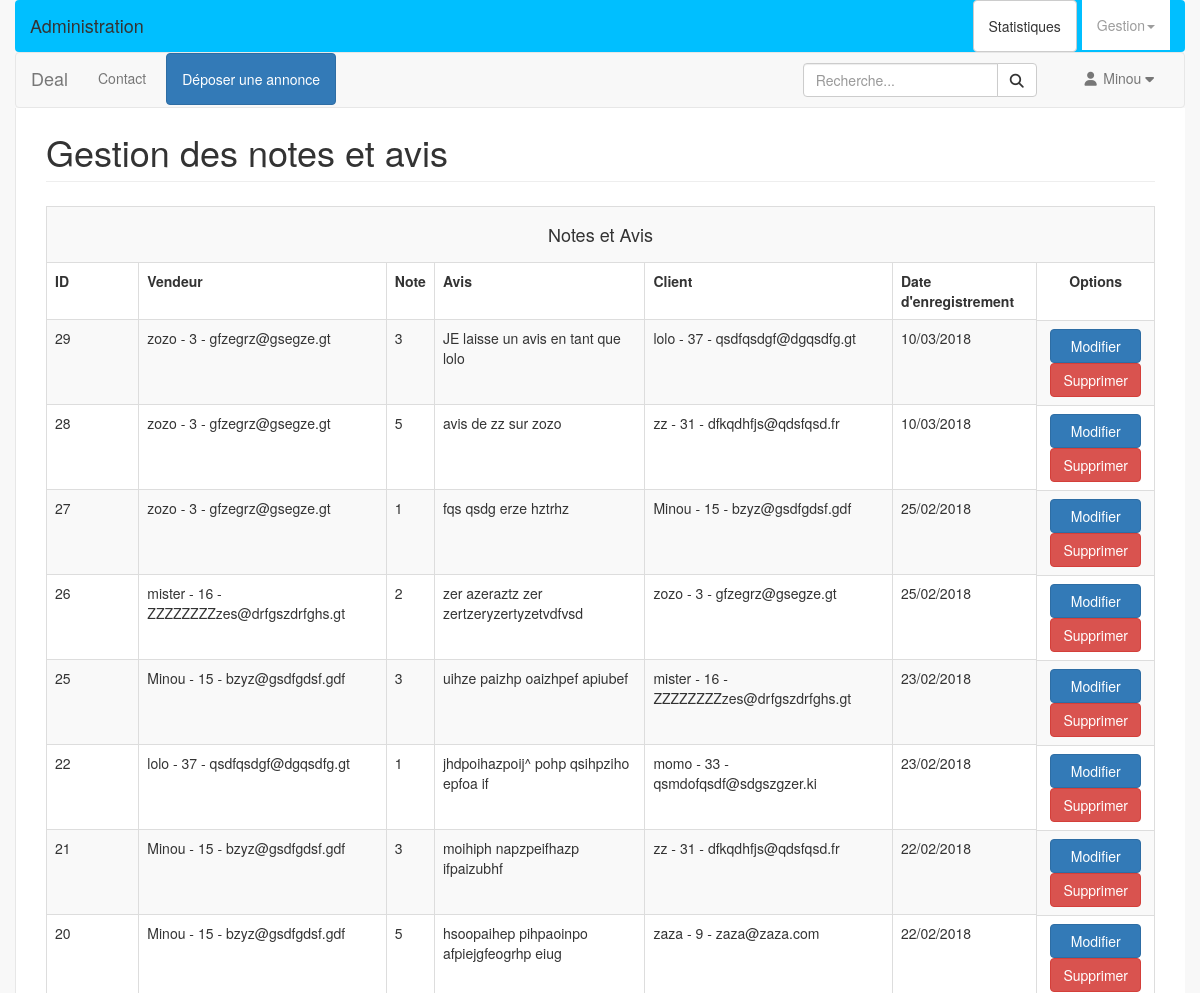
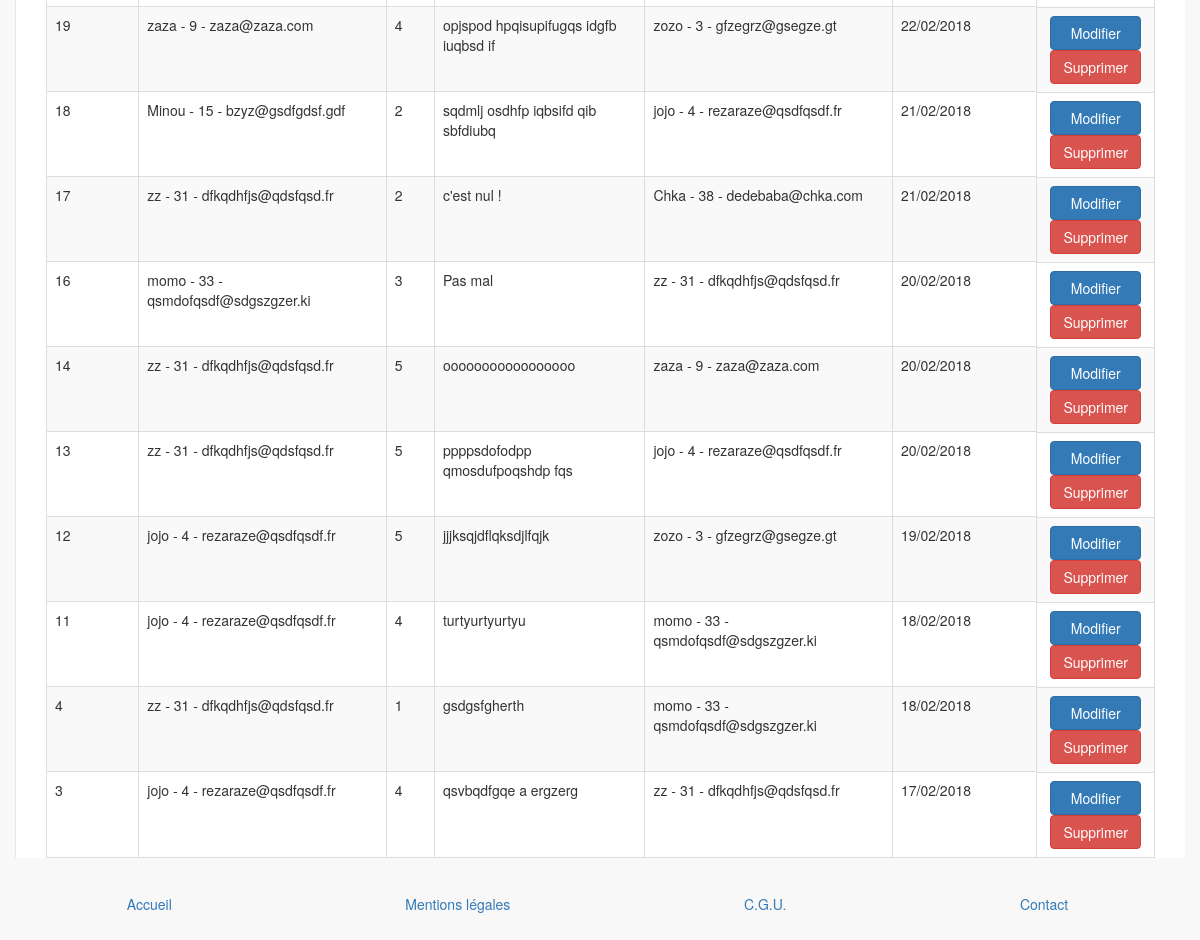
Screenshot of /admin/notes.php (signed in) with the database file from the repository (2 pictures, top to bottom).
### tables this page shows
CREATE TABLE `notes` (
  `id` int(10) unsigned NOT NULL AUTO_INCREMENT,
  `note` int(1) DEFAULT NULL,
  `avis` text,
  `membre_id1` int(10) unsigned DEFAULT NULL,
  `membre_id2` int(10) unsigned DEFAULT NULL,
  `date_enregistrement` datetime NOT NULL,
  PRIMARY KEY (`id`),
  KEY `fk_note_membre1_idx` (`membre_id1`),
  KEY `fk_note_membre2_idx` (`membre_id2`),
  CONSTRAINT `fk_notes_membre2` FOREIGN KEY (`membre_id2`) REFERENCES `membre` (`id`) ON DELETE CASCADE ON UPDATE CASCADE
);

CREATE TABLE `membre` (
  `id` int(10) unsigned NOT NULL AUTO_INCREMENT,
  `civilite` enum('M.','Mme') NOT NULL,
  `pseudo` varchar(45) NOT NULL,
  `mdp` varchar(255) NOT NULL,
  `nom` varchar(45) NOT NULL,
  `prenom` varchar(45) NOT NULL,
  `telephone` varchar(45) DEFAULT NULL,
  `email` varchar(45) NOT NULL,
  `role` enum('user','admin') NOT NULL,
  `date_enregistrement` datetime NOT NULL DEFAULT CURRENT_TIMESTAMP,
  PRIMARY KEY (`id`),
  UNIQUE KEY `pseudo_UNIQUE` (`pseudo`)
);

### admin/notes.php (the view, shortened to what this page needs)
<?php
require_once __DIR__ .'/../include/init.php';
$req = 'SELECT n.id id, n.note note, n.avis avis, n.date_enregistrement date_enregistrement, mc.id idClient, mv.id idVendeur, mc.pseudo pseudoClient, mv.pseudo pseudoVendeur, mc.email mailClient, mv.email mailVendeur FROM notes n '
.'JOIN membre mc ON mc.id = n.membre_id1 '
.'JOIN membre mv ON mv.id = n.membre_id2 '
.'ORDER BY n.date_enregistrement DESC';
$stmt = $pdo->query($req);
$notes = $stmt->fetchAll();
include __DIR__ .'/../layout/top.php';
?>
<div id="page-wrapper">
  <div class="row">
    <div class="col-lg-12">
      <h1 class="page-header">Gestion des notes et avis</h1>
    </div>
  </div>
  <table class="table table-bordered table-striped">
    <th colspan="7">
      <h4>Notes et Avis</h4>
    </th>
    <tr>
      <th class="col-xs-1">ID</th>
      <th class="col-xs-auto">Vendeur</th>
      <th class="col-xs-auto">Note</th>
      <th class="col-xs-auto">Avis</th>
      <th class="col-xs-auto">Client</th>
      <th class="col-xs-auto">Date d'enregistrement</th>
      <th class="col-xs-1">Options</th>
    </tr>
    <?php
    foreach ($notes as $note) :
      ?>
      <tr>
        <td><?= $note['id']; ?></td>
        <td><?= $note['pseudoVendeur'].' - '.$note['idVendeur'].' - '. $note['mailVendeur']; ?></td>
        <td><?= $note['note'] ?></td>
        <td><?= $note['avis'] ?></td>
        <td><?= $note['pseudoClient'].' - '.$note['idClient'].' - '.$note['mailClient']; ?></td>
        <td><?= strftime('%d/%m/%Y',strtotime($note['date_enregistrement'])); ?></td>
        <td>
          <a href="note-edit.php?id=<?= $note['id'] ?>" class="btn btn-primary">Modifier</a>
          <a href="note-delete.php?id=<?= $note['id'] ?>" class="btn btn-danger">Supprimer</a>
        </td>
      </tr>
      <?php
    endforeach;
    ?>
  </table>
</div>
<?php
include __DIR__ .'/../layout/bottom.php';
?>

### rows the page displays
notes: id "29", membre_id2.pseudo "zozo", membre_id2 "3", membre_id2.email "gfzegrz@gsegze.gt", note "3", avis "JE laisse un avis en tant que lolo", membre.pseudo "lolo", membre.id "37", membre.email "qsdfqsdgf@dgqsdfg.gt", date_enregistrement "10/03/2018"
notes: id "28", membre_id2.pseudo "zozo", membre_id2 "3", membre_id2.email "gfzegrz@gsegze.gt", note "5", avis "avis de zz sur zozo", membre.pseudo "zz", membre.id "31", membre.email "dfkqdhfjs@qdsfqsd.fr", date_enregistrement "10/03/2018"
notes: id "27", membre_id2.pseudo "zozo", membre_id2 "3", membre_id2.email "gfzegrz@gsegze.gt", note "1", avis "fqs qsdg erze hztrhz", membre.pseudo "Minou", membre.id "15", membre.email "bzyz@gsdfgdsf.gdf", date_enregistrement "25/02/2018"
notes: id "26", membre_id2.pseudo "mister", membre_id2 "16", membre_id2.email "ZZZZZZZZzes@drfgszdrfghs.gt", note "2", avis "zer azeraztz zer zertzeryzertyzetvdfvsd", membre.pseudo "zozo", membre.id "3", membre.email "gfzegrz@gsegze.gt", date_enregistrement "25/02/2018"
notes: id "25", membre_id2.pseudo "Minou", membre_id2 "15", membre_id2.email "bzyz@gsdfgdsf.gdf", note "3", avis "uihze paizhp oaizhpef apiubef", membre.pseudo "mister", membre.id "16", membre.email "ZZZZZZZZzes@drfgszdrfghs.gt", date_enregistrement "23/02/2018"
notes: id "22", membre_id2.pseudo "lolo", membre_id2 "37", membre_id2.email "qsdfqsdgf@dgqsdfg.gt", note "1", avis "jhdpoihazpoij^ pohp qsihpziho epfoa if", membre.pseudo "momo", membre.id "33", membre.email "qsmdofqsdf@sdgszgzer.ki", date_enregistrement "23/02/2018"
notes: id "21", membre_id2.pseudo "Minou", membre_id2 "15", membre_id2.email "bzyz@gsdfgdsf.gdf", note "3", avis "moihiph napzpeifhazp ifpaizubhf", membre.pseudo "zz", membre.id "31", membre.email "dfkqdhfjs@qdsfqsd.fr", date_enregistrement "22/02/2018"
notes: id "20", membre_id2.pseudo "Minou", membre_id2 "15", membre_id2.email "bzyz@gsdfgdsf.gdf", note "5", avis "hsoopaihep pihpaoinpo afpiejgfeogrhp eiug", membre.pseudo "zaza", membre.id "9", membre.email "zaza@zaza.com", date_enregistrement "22/02/2018"
notes: id "19", membre_id2.pseudo "zaza", membre_id2 "9", membre_id2.email "zaza@zaza.com", note "4", avis "opjspod hpqisupifugqs idgfb iuqbsd if", membre.pseudo "zozo", membre.id "3", membre.email "gfzegrz@gsegze.gt", date_enregistrement "22/02/2018"
notes: id "18", membre_id2.pseudo "Minou", membre_id2 "15", membre_id2.email "bzyz@gsdfgdsf.gdf", note "2", avis "sqdmlj osdhfp iqbsifd qib sbfdiubq", membre.pseudo "jojo", membre.id "4", membre.email "rezaraze@qsdfqsdf.fr", date_enregistrement "21/02/2018"
notes: id "17", membre_id2.pseudo "zz", membre_id2 "31", membre_id2.email "dfkqdhfjs@qdsfqsd.fr", note "2", avis "c'est nul !", membre.pseudo "Chka", membre.id "38", membre.email "dedebaba@chka.com", date_enregistrement "21/02/2018"
notes: id "16", membre_id2.pseudo "momo", membre_id2 "33", membre_id2.email "qsmdofqsdf@sdgszgzer.ki", note "3", avis "Pas mal", membre.pseudo "zz", membre.id "31", membre.email "dfkqdhfjs@qdsfqsd.fr", date_enregistrement "20/02/2018"
notes: id "14", membre_id2.pseudo "zz", membre_id2 "31", membre_id2.email "dfkqdhfjs@qdsfqsd.fr", note "5", avis "ooooooooooooooooo", membre.pseudo "zaza", membre.id "9", membre.email "zaza@zaza.com", date_enregistrement "20/02/2018"
notes: id "13", membre_id2.pseudo "zz", membre_id2 "31", membre_id2.email "dfkqdhfjs@qdsfqsd.fr", note "5", avis "ppppsdofodpp qmosdufpoqshdp fqs", membre.pseudo "jojo", membre.id "4", membre.email "rezaraze@qsdfqsdf.fr", date_enregistrement "20/02/2018"
notes: id "12", membre_id2.pseudo "jojo", membre_id2 "4", membre_id2.email "rezaraze@qsdfqsdf.fr", note "5", avis "jjjksqjdflqksdjlfqjk", membre.pseudo "zozo", membre.id "3", membre.email "gfzegrz@gsegze.gt", date_enregistrement "19/02/2018"
notes: id "11", membre_id2.pseudo "jojo", membre_id2 "4", membre_id2.email "rezaraze@qsdfqsdf.fr", note "4", avis "turtyurtyurtyu", membre.pseudo "momo", membre.id "33", membre.email "qsmdofqsdf@sdgszgzer.ki", date_enregistrement "18/02/2018"
notes: id "4", membre_id2.pseudo "zz", membre_id2 "31", membre_id2.email "dfkqdhfjs@qdsfqsd.fr", note "1", avis "gsdgsfgherth", membre.pseudo "momo", membre.id "33", membre.email "qsmdofqsdf@sdgszgzer.ki", date_enregistrement "18/02/2018"
notes: id "3", membre_id2.pseudo "jojo", membre_id2 "4", membre_id2.email "rezaraze@qsdfqsdf.fr", note "4", avis "qsvbqdfgqe a ergzerg", membre.pseudo "zz", membre.id "31", membre.email "dfkqdhfjs@qdsfqsd.fr", date_enregistrement "17/02/2018"

### other values shown
getPseudo() "Minou"
